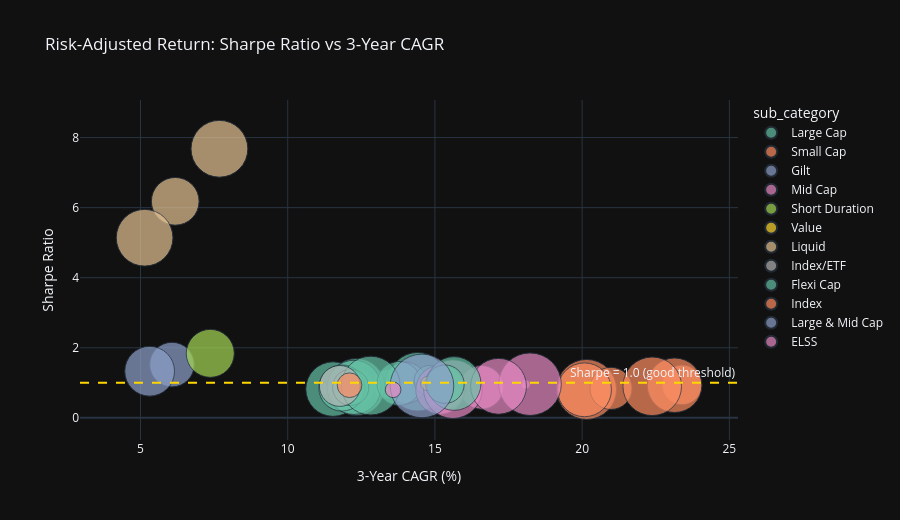

Notebook code for this chart:
### Markdown cell above
### 11a. Risk-Adjusted Return: Sharpe Ratio vs 3-Year CAGR

### Code cell
fig = px.scatter(
    perf_m, x="return_3yr_pct", y="sharpe_ratio",
    size="aum_crore", color="sub_category",
    hover_name="scheme_name",
    hover_data={"expense_ratio_pct": True, "aum_crore": True},
    labels={"return_3yr_pct": "3-Year CAGR (%)", "sharpe_ratio": "Sharpe Ratio"},
    title="Risk-Adjusted Return: Sharpe Ratio vs 3-Year CAGR",
    template=PLOTLY_TEMPLATE, height=520, size_max=45,
    color_discrete_sequence=COLORS
)
fig.add_hline(y=1.0, line_dash="dash", line_color="gold",
              annotation_text="Sharpe = 1.0 (good threshold)")
fig.show()

### Figure 1 — Plotly figure (JSON) as saved in the notebook; plotly's stock layout.template omitted (floating-point values rounded to 4 significant figures)
{"data": [{"customdata": [[1.54, 14288], [0.66, 1231], [1.55, 6434], [0.92, 10611], [1.42, 36022], [0.8, 41553], [1.51, 20909], [0.72, 39475], [1.59, 35585], [1.64, 25803], [0.75, 15866], [1.6, 23500], [1.46, 11361], [1.54, 41828]], "hovertemplate": "<b>%{hovertext}</b><br><br>sub_category=Large Cap<br>3-Year CAGR (%)=%{x}<br>Sharpe Ratio=%{y}<br>aum_crore=%{customdata[1]}<br>expense_ratio_pct=%{customdata[0]}<extra></extra>", "hovertext": ["SBI Bluechip Fund - Regular Plan - Growth", "SBI Bluechip Fund - Direct Plan - Growth", "HDFC Top 100 Fund - Regular Plan - Growth", "HDFC Top 100 Fund - Direct Plan - Growth", "ICICI Pru Bluechip Fund - Regular - Growth", "ICICI Pru Bluechip Fund - Direct - Growth", "Nippon India Large Cap Fund - Regular - Growth", "Nippon India Large Cap Fund - Direct - Growth", "Kotak Bluechip Fund - Regular - Growth", "Axis Bluechip Fund - Regular - Growth", "Axis Bluechip Fund - Direct - Growth", "ABSL Frontline Equity Fund - Regular - Growth", "Mirae Asset Large Cap Fund - Regular - Growth", "DSP Top 100 Equity Fund - Regular - Growth"], "legendgroup": "Large Cap", "marker": {"color": "rgb(102,194,165)", "size": [14288, 1231, 6434, 10611, 36022, 41553, 20909, 39475, 35585, 25803, 15866, 23500, 11361, 41828], "sizemode": "area", "sizeref": 24.22, "symbol": "circle"}, "mode": "markers", "name": "Large Cap", "orientation": "v", "showlegend": true, "type": "scatter", "x": [12.36, 11.3, 14.84, 13.38, 11.54, 14.41, 14, 12.33, 12.25, 11.84, 12.14, 13.78, 14.81, 12.82], "xaxis": "x", "y": [0.88, 0.81, 1.06, 0.96, 0.82, 1.03, 1, 0.88, 0.87, 0.85, 0.87, 0.98, 1.06, 0.92], "yaxis": "y"}, {"customdata": [[1.43, 19259], [0.72, 36061], [1.53, 43630], [1.38, 21545], [1.53, 41613], [1.52, 35124]], "hovertemplate": "<b>%{hovertext}</b><br><br>sub_category=Small Cap<br>3-Year CAGR (%)=%{x}<br>Sharpe Ratio=%{y}<br>aum_crore=%{customdata[1]}<br>expense_ratio_pct=%{customdata[0]}<extra></extra>", "hovertext": ["SBI Small Cap Fund - Regular Plan - Growth", "SBI Small Cap Fund - Direct Plan - Growth", "Nippon India Small Cap Fund - Regular - Growth", "Axis Small Cap Fund - Regular - Growth", "ABSL Small Cap Fund - Regular - Growth", "DSP Small Cap Fund - Regular - Growth"], "legendgroup": "Small Cap", "marker": {"color": "rgb(252,141,98)", "size": [19259, 36061, 43630, 21545, 41613, 35124], "sizemode": "area", "sizeref": 24.22, "symbol": "circle"}, "mode": "markers", "name": "Small Cap", "orientation": "v", "showlegend": true, "type": "scatter", "x": [23.39, 23.14, 20.15, 20.98, 22.38, 20.08], "xaxis": "x", "y": [0.94, 0.93, 0.81, 0.84, 0.9, 0.8], "yaxis": "y"}, {"customdata": [[0.77, 24101], [0.55, 30030]], "hovertemplate": "<b>%{hovertext}</b><br><br>sub_category=Gilt<br>3-Year CAGR (%)=%{x}<br>Sharpe Ratio=%{y}<br>aum_crore=%{customdata[1]}<br>expense_ratio_pct=%{customdata[0]}<extra></extra>", "hovertext": ["SBI Magnum Gilt Fund - Regular Plan - Growth", "Nippon India Gilt Securities Fund - Regular - Growth"], "legendgroup": "Gilt", "marker": {"color": "rgb(141,160,203)", "size": [24101, 30030], "sizemode": "area", "sizeref": 24.22, "symbol": "circle"}, "mode": "markers", "name": "Gilt", "orientation": "v", "showlegend": true, "type": "scatter", "x": [6.07, 5.31], "xaxis": "x", "y": [1.52, 1.33], "yaxis": "y"}, {"customdata": [[1.38, 23185], [0.78, 18792], [1.36, 979], [1.56, 47469], [1.38, 28996], [1.51, 41728], [1.61, 37835]], "hovertemplate": "<b>%{hovertext}</b><br><br>sub_category=Mid Cap<br>3-Year CAGR (%)=%{x}<br>Sharpe Ratio=%{y}<br>aum_crore=%{customdata[1]}<br>expense_ratio_pct=%{customdata[0]}<extra></extra>", "hovertext": ["HDFC Mid-Cap Opportunities Fund - Regular - Growth", "HDFC Mid-Cap Opportunities Fund - Direct - Growth", "ICICI Pru Midcap Fund - Regular - Growth", "Kotak Emerging Equity Fund - Regular - Growth", "Axis Midcap Fund - Regular - Growth", "UTI Mid Cap Fund - Regular - Growth", "DSP Midcap Fund - Regular - Growth"], "legendgroup": "Mid Cap", "marker": {"color": "rgb(231,138,195)", "size": [23185, 18792, 979, 47469, 28996, 41728, 37835], "sizemode": "area", "sizeref": 24.22, "symbol": "circle"}, "mode": "markers", "name": "Mid Cap", "orientation": "v", "showlegend": true, "type": "scatter", "x": [16.58, 15.29, 18.08, 18.23, 15.18, 15.61, 17.16], "xaxis": "x", "y": [0.87, 0.8, 0.95, 0.96, 0.8, 0.82, 0.9], "yaxis": "y"}, {"customdata": [[0.56, 27953]], "hovertemplate": "<b>%{hovertext}</b><br><br>sub_category=Short Duration<br>3-Year CAGR (%)=%{x}<br>Sharpe Ratio=%{y}<br>aum_crore=%{customdata[1]}<br>expense_ratio_pct=%{customdata[0]}<extra></extra>", "hovertext": ["HDFC Short Term Debt Fund - Regular - Growth"], "legendgroup": "Short Duration", "marker": {"color": "rgb(166,216,84)", "size": [27953], "sizemode": "area", "sizeref": 24.22, "symbol": "circle"}, "mode": "markers", "name": "Short Duration", "orientation": "v", "showlegend": true, "type": "scatter", "x": [7.37], "xaxis": "x", "y": [1.84], "yaxis": "y"}, {"customdata": [[1.41, 2571]], "hovertemplate": "<b>%{hovertext}</b><br><br>sub_category=Value<br>3-Year CAGR (%)=%{x}<br>Sharpe Ratio=%{y}<br>aum_crore=%{customdata[1]}<br>expense_ratio_pct=%{customdata[0]}<extra></extra>", "hovertext": ["ICICI Pru Value Discovery Fund - Regular - Growth"], "legendgroup": "Value", "marker": {"color": "rgb(255,217,47)", "size": [2571], "sizemode": "area", "sizeref": 24.22, "symbol": "circle"}, "mode": "markers", "name": "Value", "orientation": "v", "showlegend": true, "type": "scatter", "x": [14.76], "xaxis": "x", "y": [0.98], "yaxis": "y"}, {"customdata": [[0.74, 39116], [0.6, 27623], [0.79, 38995]], "hovertemplate": "<b>%{hovertext}</b><br><br>sub_category=Liquid<br>3-Year CAGR (%)=%{x}<br>Sharpe Ratio=%{y}<br>aum_crore=%{customdata[1]}<br>expense_ratio_pct=%{customdata[0]}<extra></extra>", "hovertext": ["ICICI Pru Liquid Fund - Regular - Growth", "Kotak Liquid Fund - Regular - Growth", "ABSL Liquid Fund - Regular - Growth"], "legendgroup": "Liquid", "marker": {"color": "rgb(229,196,148)", "size": [39116, 27623, 38995], "sizemode": "area", "sizeref": 24.22, "symbol": "circle"}, "mode": "markers", "name": "Liquid", "orientation": "v", "showlegend": true, "type": "scatter", "x": [7.68, 6.18, 5.14], "xaxis": "x", "y": [7.68, 6.18, 5.14], "yaxis": "y"}, {"customdata": [[0.89, 20284]], "hovertemplate": "<b>%{hovertext}</b><br><br>sub_category=Index/ETF<br>3-Year CAGR (%)=%{x}<br>Sharpe Ratio=%{y}<br>aum_crore=%{customdata[1]}<br>expense_ratio_pct=%{customdata[0]}<extra></extra>", "hovertext": ["Nippon India ETF Nifty 50 BeES"], "legendgroup": "Index/ETF", "marker": {"color": "rgb(179,179,179)", "size": [20284], "sizemode": "area", "sizeref": 24.22, "symbol": "circle"}, "mode": "markers", "name": "Index/ETF", "orientation": "v", "showlegend": true, "type": "scatter", "x": [11.77], "xaxis": "x", "y": [0.91], "yaxis": "y"}, {"customdata": [[1.45, 35012], [1.64, 17912]], "hovertemplate": "<b>%{hovertext}</b><br><br>sub_category=Flexi Cap<br>3-Year CAGR (%)=%{x}<br>Sharpe Ratio=%{y}<br>aum_crore=%{customdata[1]}<br>expense_ratio_pct=%{customdata[0]}<extra></extra>", "hovertext": ["Kotak Flexicap Fund - Regular - Growth", "UTI Flexi Cap Fund - Regular - Growth"], "legendgroup": "Flexi Cap", "marker": {"color": "rgb(102,194,165)", "size": [35012, 17912], "sizemode": "area", "sizeref": 24.22, "symbol": "circle"}, "mode": "markers", "name": "Flexi Cap", "orientation": "v", "showlegend": true, "type": "scatter", "x": [15.65, 15.34], "xaxis": "x", "y": [0.98, 0.96], "yaxis": "y"}, {"customdata": [[1.57, 7350]], "hovertemplate": "<b>%{hovertext}</b><br><br>sub_category=Index<br>3-Year CAGR (%)=%{x}<br>Sharpe Ratio=%{y}<br>aum_crore=%{customdata[1]}<br>expense_ratio_pct=%{customdata[0]}<extra></extra>", "hovertext": ["UTI Nifty 50 Index Fund - Regular - Growth"], "legendgroup": "Index", "marker": {"color": "rgb(252,141,98)", "size": [7350], "sizemode": "area", "sizeref": 24.22, "symbol": "circle"}, "mode": "markers", "name": "Index", "orientation": "v", "showlegend": true, "type": "scatter", "x": [12.1], "xaxis": "x", "y": [0.93], "yaxis": "y"}, {"customdata": [[1.52, 49046]], "hovertemplate": "<b>%{hovertext}</b><br><br>sub_category=Large & Mid Cap<br>3-Year CAGR (%)=%{x}<br>Sharpe Ratio=%{y}<br>aum_crore=%{customdata[1]}<br>expense_ratio_pct=%{customdata[0]}<extra></extra>", "hovertext": ["Mirae Asset Emerging Bluechip Fund - Regular - Growth"], "legendgroup": "Large & Mid Cap", "marker": {"color": "rgb(141,160,203)", "size": [49046], "sizemode": "area", "sizeref": 24.22, "symbol": "circle"}, "mode": "markers", "name": "Large & Mid Cap", "orientation": "v", "showlegend": true, "type": "scatter", "x": [14.56], "xaxis": "x", "y": [0.91], "yaxis": "y"}, {"customdata": [[1.6, 2989]], "hovertemplate": "<b>%{hovertext}</b><br><br>sub_category=ELSS<br>3-Year CAGR (%)=%{x}<br>Sharpe Ratio=%{y}<br>aum_crore=%{customdata[1]}<br>expense_ratio_pct=%{customdata[0]}<extra></extra>", "hovertext": ["Mirae Asset Tax Saver Fund - Regular - Growth"], "legendgroup": "ELSS", "marker": {"color": "rgb(231,138,195)", "size": [2989], "sizemode": "area", "sizeref": 24.22, "symbol": "circle"}, "mode": "markers", "name": "ELSS", "orientation": "v", "showlegend": true, "type": "scatter", "x": [13.58], "xaxis": "x", "y": [0.8], "yaxis": "y"}], "layout": {"annotations": [{"showarrow": false, "text": "Sharpe = 1.0 (good threshold)", "x": 1, "xanchor": "right", "xref": "x domain", "y": 1, "yanchor": "bottom", "yref": "y"}], "height": 520, "legend": {"itemsizing": "constant", "title": {"text": "sub_category"}, "tracegroupgap": 0}, "shapes": [{"line": {"color": "gold", "dash": "dash"}, "type": "line", "x0": 0, "x1": 1, "xref": "x domain", "y0": 1, "y1": 1, "yref": "y"}], "title": {"text": "Risk-Adjusted Return: Sharpe Ratio vs 3-Year CAGR"}, "xaxis": {"anchor": "y", "domain": [0, 1], "title": {"text": "3-Year CAGR (%)"}}, "yaxis": {"anchor": "x", "domain": [0, 1], "title": {"text": "Sharpe Ratio"}}}}
